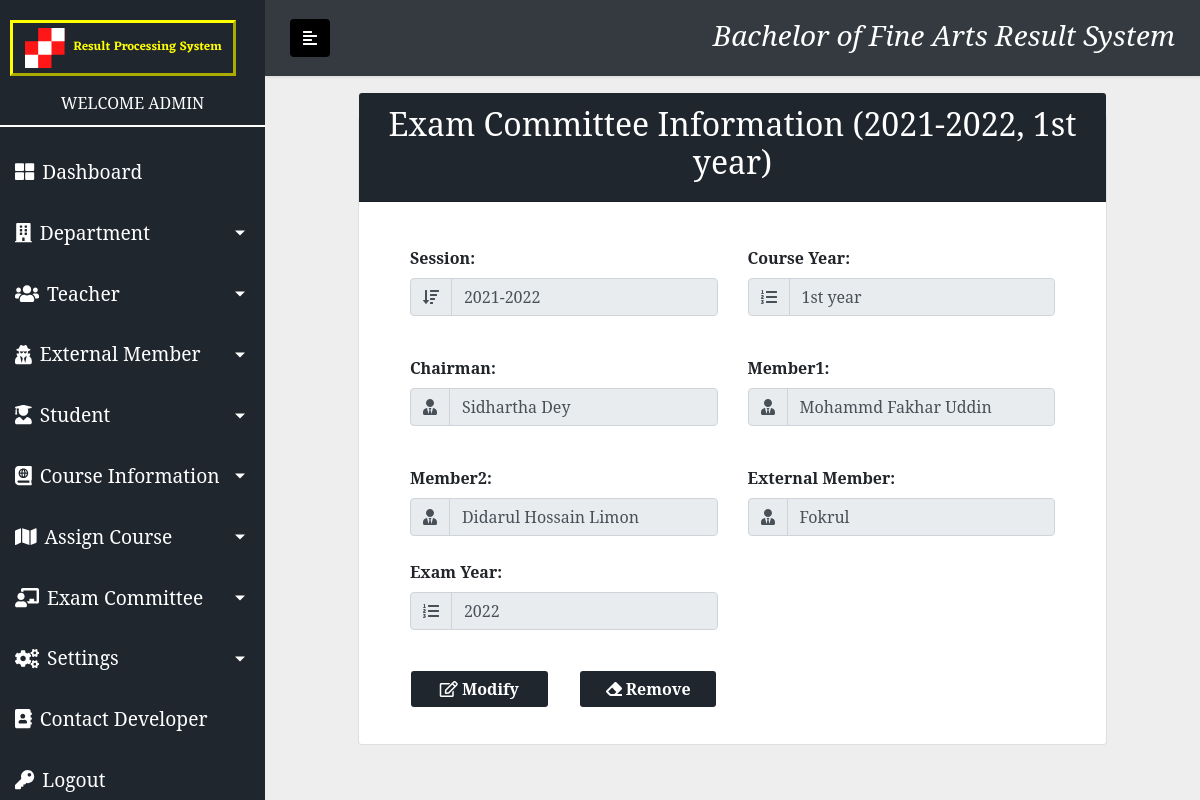
The page /admin_panel/view_exam_committee_profiles.php?id=49&page=1 (signed in) on the database its author committed.
### tables this page shows
CREATE TABLE `exam_committee_information` (
  `id` int(255) NOT NULL,
  `chairman_id` int(255) NOT NULL,
  `member1_id` int(255) NOT NULL,
  `member2_id` int(255) NOT NULL,
  `session` varchar(20) NOT NULL,
  `course_year` varchar(20) NOT NULL,
  `1st_sem_status` enum('0','1','2','3') NOT NULL,
  `2nd_sem_status` enum('0','1','2','3') NOT NULL,
  `exam_year` varchar(20) NOT NULL,
  `tabulator1_id` int(255) NOT NULL,
  `tabulator1_pass` varchar(200) NOT NULL,
  `tabulator2_id` int(255) NOT NULL,
  `tabulator2_pass` varchar(200) NOT NULL,
  `tabulator3_id` int(255) NOT NULL,
  `tabulator3_pass` varchar(200) NOT NULL,
  `external_member_id` int(255) NOT NULL
);

CREATE TABLE `teacher_information` (
  `id` int(255) NOT NULL,
  `name` varchar(150) NOT NULL,
  `designation` varchar(100) NOT NULL,
  `email` varchar(200) NOT NULL,
  `contact_no` varchar(11) NOT NULL,
  `password` varchar(200) NOT NULL
);

CREATE TABLE `external_member` (
  `id` int(11) NOT NULL,
  `name` varchar(150) NOT NULL,
  `university` varchar(200) NOT NULL,
  `department` varchar(200) NOT NULL,
  `designation` varchar(100) NOT NULL,
  `email` varchar(200) NOT NULL
);

### admin_panel/view_exam_committee_profiles.php (the view, shortened to what this page needs)
<?php include('lib/header.php') ?>
<?php
    if(!isset($_GET['id']))
    {
        ?>
        <script>
            window.location = "index.php";
        </script>
        <?php
    }
    else if(isset($_GET['id']))
    {
        $exam_committee_id_validation_qry = "SELECT e.id, e.exam_year, t.name as chairman_name, t1.name as member1_name, t2.name as member2_name, e.session, e.course_year, ext.name as external_member_name FROM exam_committee_information as e INNER JOIN teacher_information as t ON e.chairman_id = t.id INNER JOIN teacher_information as t1 ON e.member1_id = t1.id INNER JOIN teacher_information as t2 ON e.member2_id = t2.id INNER JOIN external_member as ext ON e.external_member_id = ext.id WHERE e.id = '$_GET[id]'";
        $exam_committee_id_validation_qry_run = mysqli_query($conn, $exam_committee_id_validation_qry);
        $exam_committee_id_validation_qry_run_res = mysqli_fetch_assoc($exam_committee_id_validation_qry_run);
            ?>
            <?php
        $page_number = $_GET['page'];
    }
?>
<div class="container-fluid">
    <div class="row justify-content-center">
        <div class="col-lg-10 col-md-10 col-12">
            <div class="card">
                <div class="card-header text-center form_header">
                    <h2>Exam Committee Information <?php echo "(".$exam_committee_id_validation_qry_run_res['session']. ", ".$exam_committee_id_validation_qry_run_res['course_year'].")"; ?></h2>
                </div>
                <div class="card-body">
                    <form action="" method = "POST">
                        <div class="row justify-content-center m-3">
                            <div class="col-lg-6 col-md-6 col-12 mt-2">
                                <div class="form-group">
                                    <label for=""><b>Session:</b></label>
                                    <br>
                                    <div class="input-group mb-2">
                                        <div class="input-group-prepend">
                                            <div class="input-group-text"><i class="fas fa-sort-amount-down"></i></div>
                                        </div>
                                        <input type="text" value = "<?php echo $exam_committee_id_validation_qry_run_res['session'] ?>" readonly class = "form-control"/>
                                    </div>
                                </div>
                            </div>
                            <div class="col-lg-6 col-md-6 col-12 mt-2">
                                <div class="form-group">
                                    <label for=""><b>Course Year:</b></label>
                                    <br>
                                    <div class="input-group mb-2">
                                        <div class="input-group-prepend">
                                            <div class="input-group-text"><i class="fas fa-list-ol"></i></div>
                                        </div>
                                        <input type="text" value = "<?php echo $exam_committee_id_validation_qry_run_res['course_year'] ?>" readonly class = "form-control"/>
                                    </div>
                                </div>
                            </div>
                        </div>
                        <div class="row justify-content-center m-3">
                            <div class="col-lg-6 col-md-6 col-12 mt-2">
                                <div class="form-group">
                                    <label for=""><b>Chairman:</b></label>
                                    <br>
                                    <div class="input-group mb-2">
                                        <div class="input-group-prepend">
                                            <div class="input-group-text"><i class="fas fa-user-tie"></i></div>
                                        </div>
                                        <input type="text" value = "<?php echo $exam_committee_id_validation_qry_run_res['chairman_name'] ?>" readonly class = "form-control"/>
                                    </div>
                                </div>
                            </div>
                            <div class="col-lg-6 col-md-6 col-12 mt-2">
                                <div class="form-group">
                                    <label for=""><b>Member1:</b></label>
                                    <br>
                                    <div class="input-group mb-2">
                                        <div class="input-group-prepend">
                                            <div class="input-group-text"><i class="fas fa-user-tie"></i></div>
                                        </div>
                                        <input type="text" value = "<?php echo $exam_committee_id_validation_qry_run_res['member1_name'] ?>" readonly class = "form-control"/>
                                    </div>
                                </div>
                            </div>
                        </div>
                        <div class="row m-3">
                            <div class="col-lg-6 col-md-6 col-12 mt-2">
                                <div class="form-group">
                                    <label for=""><b>Member2:</b></label>
                                    <br>
                                    <div class="input-group mb-2">
                                        <div class="input-group-prepend">
                                            <div class="input-group-text"><i class="fas fa-user-tie"></i></div>
                                        </div>
                                        <input type="text" value = "<?php echo $exam_committee_id_validation_qry_run_res['member2_name'] ?>" readonly class = "form-control"/>
                                    </div>
                                </div>
                            </div>
                            <div class="col-lg-6 col-md-6 col-12 mt-2">
                                <div class="form-group">
                                    <label for=""><b>External Member:</b></label>
                                    <br>
                                    <div class="input-group mb-2">
                                        <div class="input-group-prepend">
                                            <div class="input-group-text"><i class="fas fa-user-tie"></i></div>
                                        </div>
                                        <input type="text" value = "<?php echo $exam_committee_id_validation_qry_run_res['external_member_name'] ?>" readonly class = "form-control"/>
                                    </div>
                                </div>
                            </div>
                            <div class="col-lg-6 col-md-6 col-12 mt-2">
                                <div class="form-group">
                                    <label for=""><b>Exam Year:</b></label>
                                    <br>
                                    <div class="input-group mb-2">
                                        <div class="input-group-prepend">
                                            <div class="input-group-text"><i class="fas fa-list-ol"></i></div>
                                        </div>
                                        <input type="text" value = "<?php echo $exam_committee_id_validation_qry_run_res['exam_year'] ?>" readonly class = "form-control"/>
                                    </div>
                                </div>
                            </div>
                        </div>
                        <div class="row m-3 ">
                            <div class="col-lg-3 col-md-4 col-12 mt-2  ">
                                <a class = "form-control btn text-center" href="modify_exam_committee.php?id=<?php echo $exam_committee_id_validation_qry_run_res['id']?>&page=<?php echo $page_number; ?>"><b><span><i class="far fa-edit"></i></span> Modify</b>
                                </a>
                            </div>
                            <div class="col-lg-3 col-md-4 col-12 mt-2">
                                <button type = "button" class = "form-control btn" onclick = "deleteConfirmation(<?php echo $exam_committee_id_validation_qry_run_res['id'];?>, <?php echo $page_number;?>)"><b><span><i class="fas fa-eraser"></i></span> Remove</b></button>
                            </div>
                        </div>
                    </form>
                </div>
            </div>
        </div>
    </div>
</div>
<?php include('lib/footer.php') ?>

### admin_panel/css/admin.css (style rules this page uses)
:root { --color1: #1F262D; --body-color: #EEEEEE; --color2: yellow; --color3: black; --color4: white; --color5: #0d3054; }
body { font-family: 'sans-serrif'; }
.form_header { margin-top: -24px; color: var(--color4); background-color: var(--color1); }
.btn { background-color: var(--color1); color: var(--color4); font-weight: bold; }

### admin_panel/css/sidebar.css (style rules this page uses)
:root { --color1: #1F262D; --body-color: #EEEEEE; --color2: yellow; --color3: black; --color4: white; }
body { font-family: 'serif'; background: var(--body-color); }
a, a:hover, a:focus { color: inherit; text-decoration: none; transition: all 0.3s; }

### admin_panel/css/all.css (style rules this page uses)
.fa, .fas, .far, .fal, .fad, .fab { -moz-osx-font-smoothing: grayscale; -webkit-font-smoothing: antialiased; display: inline-block; font-style: normal; font-variant: normal; text-rendering: auto; line-height: 1; }
.fa-edit:before { content: "\f044"; }
.fa-eraser:before { content: "\f12d"; }
.fa-list-ol:before { content: "\f0cb"; }
.fa-sort-amount-down:before { content: "\f160"; }
.fa-user-tie:before { content: "\f508"; }
.far { font-family: 'Font Awesome 5 Free'; font-weight: 400; }

### rows shown on the page
exam_committee_information: session "2021-2022", course_year "1st year", name "Sidhartha Dey", name "Mohammd Fakhar Uddin", name "Didarul Hossain Limon", external_member.name "Fokrul", exam_year "2022"
